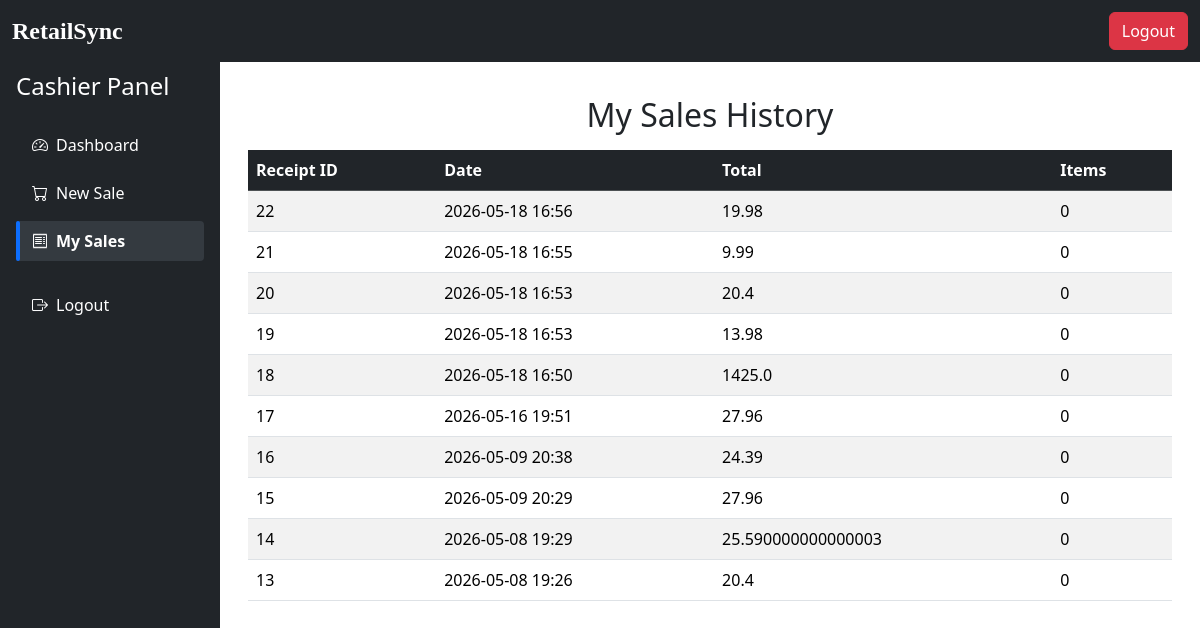
Page /cashier_sales_history (signed in) on the committed database.
### models.py (models this page shows, shortened)
class Sale(db.Model):
    __tablename__ = "sales"
    id = db.Column(db.Integer, primary_key=True)
    cashier_id = db.Column(db.Integer, db.ForeignKey("users.id"), nullable=False)
    created_at = db.Column(db.DateTime, default=datetime.utcnow, nullable=False)
    date = db.Column(db.DateTime, default=datetime.utcnow, nullable=False)
    total = db.Column(db.Float, nullable=False, default=0.0)
    items = db.Column(db.Integer, nullable=False, default=0)
    customer_id = db.Column(db.Integer, db.ForeignKey("customers.id"), nullable=False)
    customer = db.relationship("Customer", back_populates="sales")
    discount = db.Column(db.Float, nullable=False, server_default="0")  # percentage or flat amount
    voided = db.Column(db.Integer, nullable=False, server_default="0")
    sale_items = db.relationship("SaleItem", back_populates="sale")
    cashier = db.relationship("User", back_populates="sales")

### app.py (the view)
@app.route("/cashier_sales_history")
@login_required
@role_required("Cashier")
def cashier_sales_history():
    page = request.args.get("page", 1, type=int)
    cashier_id = session.get("user_id")
    sales = (Sale.query
                  .filter_by(cashier_id=cashier_id)
                  .order_by(Sale.date.desc())
                  .paginate(page=page, per_page=10))
    return render_template("cashier_sales_history.html",
                           sales=sales.items,
                           page=page,
                           pagination=sales)

### app.py (called while the page is built)
@app.after_request
def add_header(response):
    response.headers["Cache-Control"] = "no-cache, no-store, must-revalidate"
    response.headers["Pragma"] = "no-cache"
    response.headers["Expires"] = "0"
    return response

@app.before_request
def check_session_timeout():
    session.permanent = True
    app.permanent_session_lifetime = timedelta(minutes=15)
    if "username" not in session and request.endpoint not in ("login", "register", "static"):
        return redirect(url_for("login"))

### auth.py (called while the page is built)
def login_required(f):
    @wraps(f)
    def decorated_function(*args, **kwargs):
        if "user_id" not in session:
            flash("Please log in to access this page.", "warning")
            return redirect(url_for("login"))
        return f(*args, **kwargs)
    return decorated_function

def role_required(role):
    def decorator(f):
        @wraps(f)
        def decorated_function(*args, **kwargs):
            if "role" not in session or session["role"] != role:
                flash("You do not have permission to access this page.", "danger")
                return render_template("access_denied.html")
            return f(*args, **kwargs)
        return decorated_function
    return decorator

### templates/cashier_sales_history.html (shortened to what this page needs)
{% extends "base.html" %}
{% block content %}
<div class="container mt-4">
  <h2 class="text-center">My Sales History</h2>
  {% if sales %}
    <table class="table table-striped table-hover mt-3">
      <thead class="table-dark">
        <tr>
          <th>Receipt ID</th>
          <th>Date</th>
          <th>Total</th>
          <th>Items</th>
        </tr>
      </thead>
      <tbody>
        {% for sale in sales %}
        <tr>
          <td>{{ sale.id }}</td>
          <td>{{ sale.date.strftime('%Y-%m-%d %H:%M') }}</td>
          <td>{{ sale.total }}</td>
          <td>{{ sale.items }}</td>
        </tr>
        {% endfor %}
      </tbody>
    </table>
  {% else %}
    <p class="text-muted">You have not made any sales yet.</p>
  {% endif %}
</div>
{% endblock %}

### static/style.css (style rules this page uses)
.table thead th { color: #fff; font-weight: bold; }

### templates/base.html (style rules this page uses)
body { padding-top: 56px; height: 100vh; margin: 0; }

### rows in the picture
Sale: id "22", date "2026-05-18 16:56", total "19.98", items "0"
Sale: id "21", date "2026-05-18 16:55", total "9.99", items "0"
Sale: id "20", date "2026-05-18 16:53", total "20.4", items "0"
Sale: id "19", date "2026-05-18 16:53", total "13.98", items "0"
Sale: id "18", date "2026-05-18 16:50", total "1425.0", items "0"
Sale: id "17", date "2026-05-16 19:51", total "27.96", items "0"
Sale: id "16", date "2026-05-09 20:38", total "24.39", items "0"
Sale: id "15", date "2026-05-09 20:29", total "27.96", items "0"
Sale: id "14", date "2026-05-08 19:29", total "25.590000000000003", items "0"
Sale: id "13", date "2026-05-08 19:26", total "20.4", items "0"
